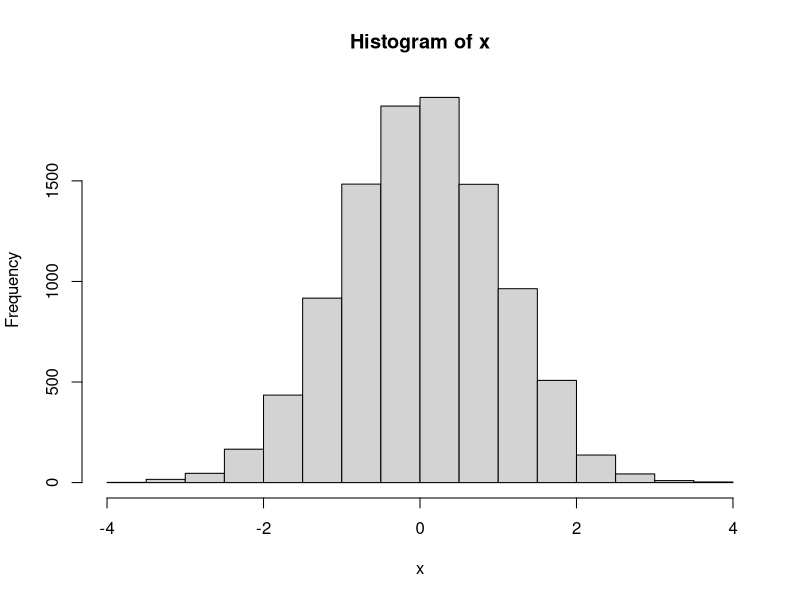
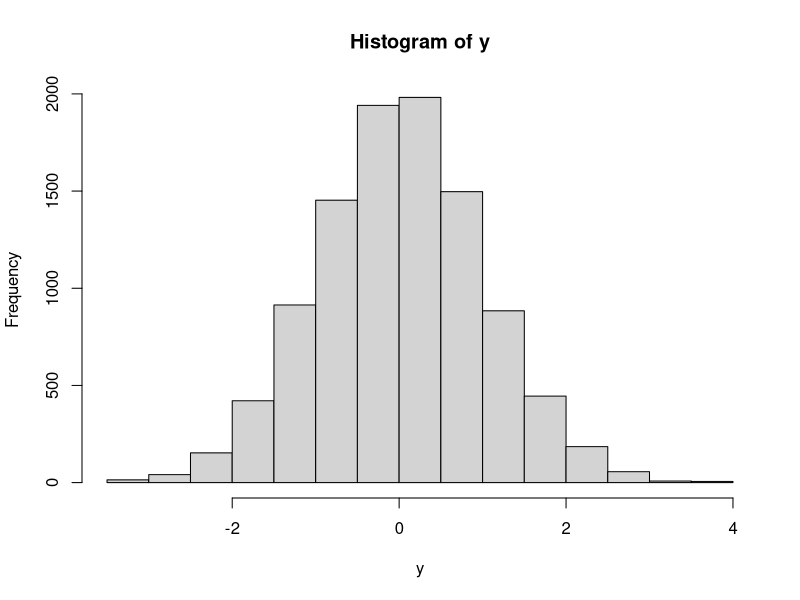

Here is the R script that generated these plots, in order:
num_var = 10^4;

index = 1;

x<-vector();

y<-vector();

while(index<=num_var) {

	u1 = runif(1,0,1);
	u2 = runif(1,0,1);

	v1 = 2*u1 - 1;

	v2 = 2*u2 -1;

	s = v1^2 + v2^2;

	if(s<1) {
	
		x[index] = sqrt((-2*log(s))/s)*v1;

		y[index] = sqrt((-2*log(s))/s)*v2;
		
		index = index+1;



	}


}

print(x);
windows()
hist(x);

print(y);
windows()
hist(y);